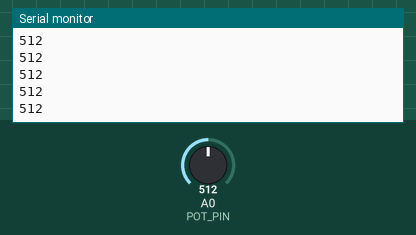
A sketch run on a simulated Arduino Uno, built with avr-gcc and run on an emulated ATmega328P. Parts: the last lines printed to the serial monitor. The inputs (shaded band) are chosen by the test bench; at power-on: A0 (POT_PIN) = 512.

Above: at 1.2 s.
1.3 s: A0 (POT_PIN) set to 716
At 1.31 s:
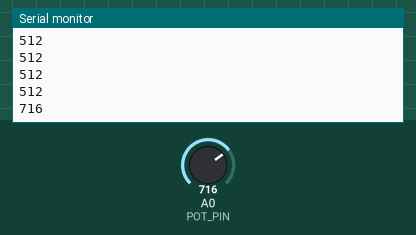
2.8 s: A0 (POT_PIN) set to 900
At 2.81 s:
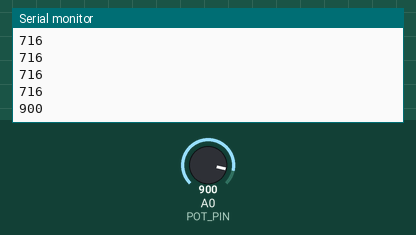
Timing chart, 0 to 5.8 s (numbered marks = the images above; inputs shaded):
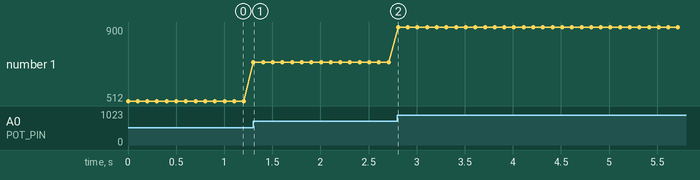

Measured:
- after the input at 1.3 s, the serial monitor: prints a new line at once (image 1)
- after the input at 2.8 s, the serial monitor: prints a new line at once (image 2)
- plotted number 1: 512 → 716 after the input at 1.3 s, 716 → 900 after the input at 2.8 s

The sketch:

AnalogRead.ino
```cpp
const int POT_PIN = A0; // analog input pin


void setup() {
  Serial.begin(9600);
}

void loop() {
  int potValue = analogRead(POT_PIN);
  Serial.println(potValue);
  delay(100);
}
```
